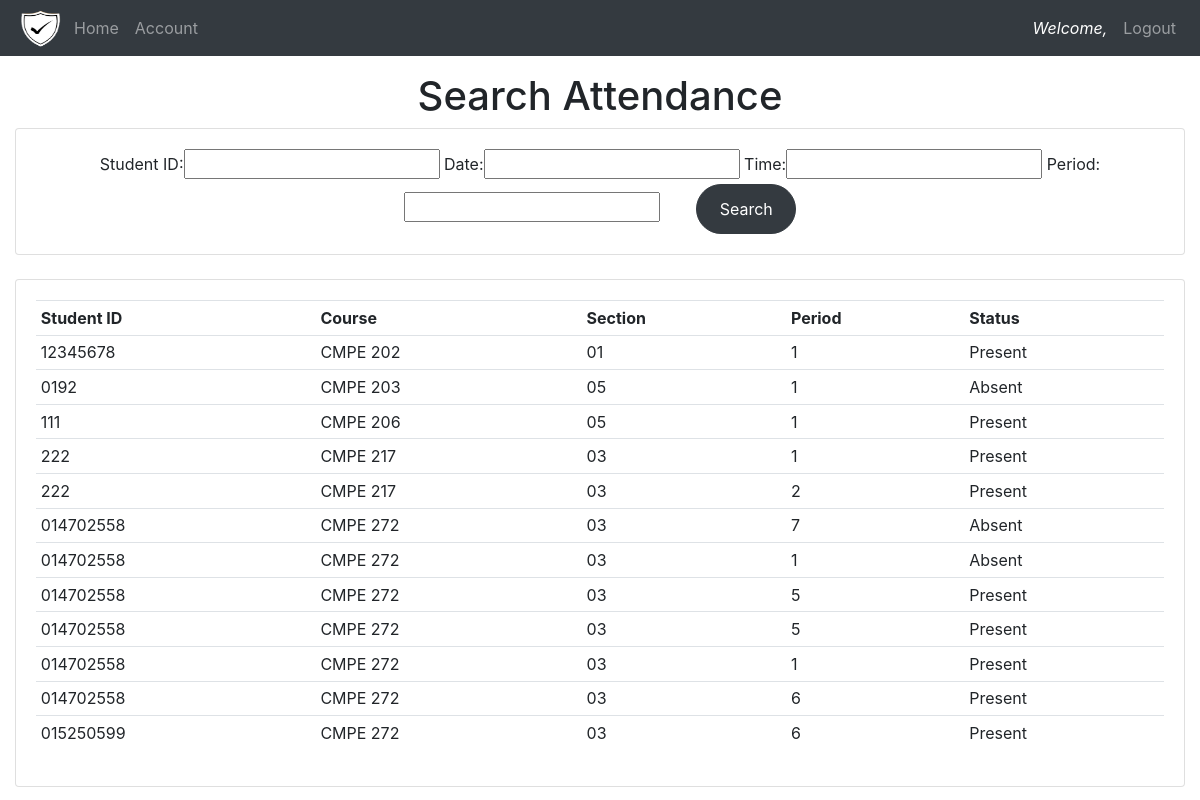
The page /searchattendence/ on the database as committed earlier.
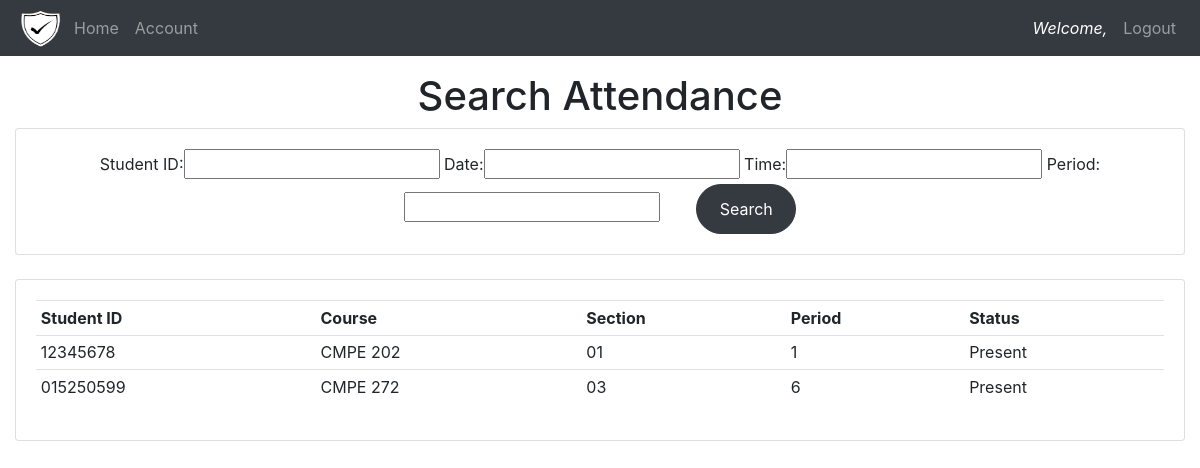
The same page on the database as committed later.
### attendence_sys/models.py (models this page shows, shortened)
class Attendence(models.Model):
    Faculty_Name = models.CharField(max_length=200, null=True, blank=True)
    Student_ID = models.CharField(max_length=200, null=True, blank=True)
    date = models.DateField(auto_now_add = True, null = True)
    time = models.TimeField(auto_now_add=True, null = True)
    branch = models.CharField(max_length=200, null = True)
    section = models.CharField(max_length=200, null = True)
    period = models.CharField(max_length=200, null = True)
    status = models.CharField(max_length=200, null = True, default='Absent')

### attendence_sys/views.py (the view)
# urls.py: path('searchattendence/', views.searchAttendence, name='searchattendence'),
def searchAttendence(request):
    attendences = Attendence.objects.all()
    myFilter = AttendenceFilter(request.GET, queryset=attendences)
    attendences = myFilter.qs
    context = {'myFilter':myFilter, 'attendences': attendences, 'ta':False}
    return render(request, 'attendance.html', context)

### attendence_sys/templates/attendance.html (shortened to what this page needs)
{% extends 'main.html' %}
{% block content %}
{% if ta == False %}
<center><h1>Search Attendance</h1></center>
<div class="row">
	<div class="col">
		<div class="card card-body">
			<center>
				<form method="get">
					{{myFilter.form}}
		    		<button class="btn btn-dark" type="submit" style="border-radius: 2rem; width: 100px; margin-left: 2rem; padding:0.75rem;">Search</button>
				</form>
			</center>
		</div>
	</div>
</div>
<br>
<div class="row">
	<div class="col-sm-12">
		<div class="card card-body">
			<table class="table table-sm">
				<tr>
					<th>Student ID</th>
					<th>Course</th>
					<th>Section</th>
					<th>Period</th>
					<th>Status</th>
				</tr>
				{% for attendence in attendences %}
				<tr>
                    <td>{{ attendence.Student_ID }}</td>
					<td>{{ attendence.branch }}</td>
					<td>{{ attendence.section }}</td>
					<td>{{ attendence.period }}</td>
					<td>{{ attendence.status }}</td>
				</tr>
				{% endfor %}
			</table>
		</div>
	</div>
</div>
{% endif %}
{% endblock %}

Rows that differ between the two databases and show on the page:
removed Attendence: Student_ID "0192", branch "CMPE 203", section "05", period "1", status "Absent"
removed Attendence: Student_ID "111", branch "CMPE 206", section "05", period "1", status "Present"
removed Attendence: Student_ID "222", branch "CMPE 217", section "03", period "1", status "Present"
removed Attendence: Student_ID "222", branch "CMPE 217", section "03", period "2", status "Present"
removed Attendence: Student_ID "014702558", branch "CMPE 272", section "03", period "7", status "Absent"
removed Attendence: Student_ID "014702558", branch "CMPE 272", section "03", period "1", status "Absent"
removed Attendence: Student_ID "014702558", branch "CMPE 272", section "03", period "5", status "Present"
removed Attendence: Student_ID "014702558", branch "CMPE 272", section "03", period "5", status "Present"
removed Attendence: Student_ID "014702558", branch "CMPE 272", section "03", period "1", status "Present"
removed Attendence: Student_ID "014702558", branch "CMPE 272", section "03", period "6", status "Present"
